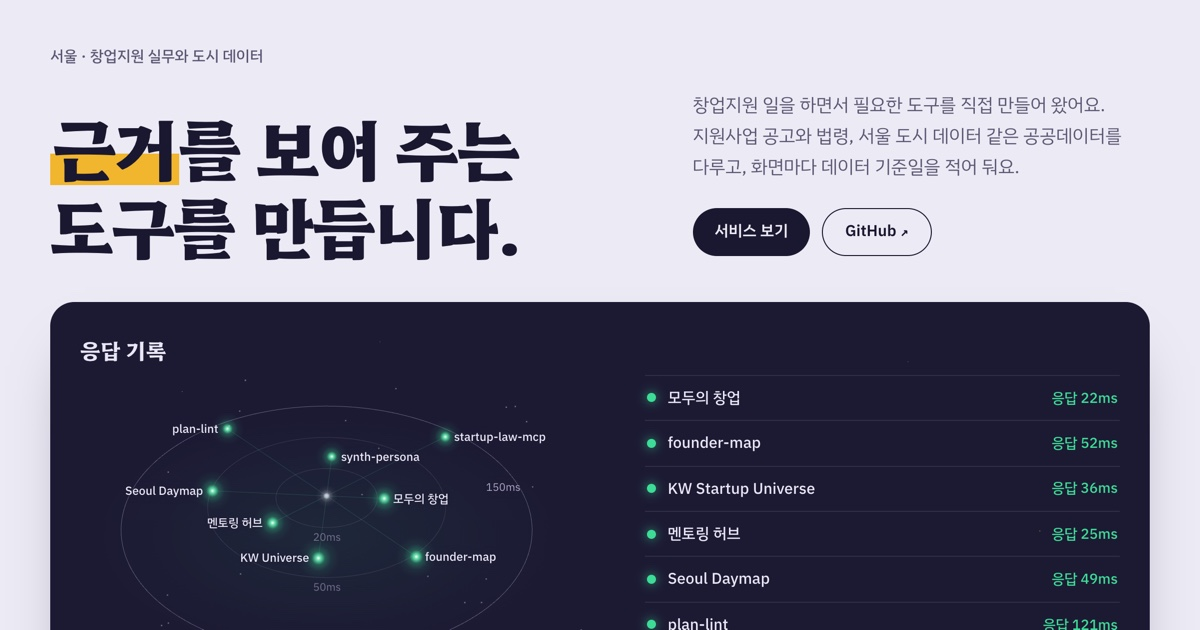
#> input picture assets/og.jpg, 1200 x 630 px
$ python make-shots.py ../assets/og.jpg
#> lines starting #> are read from the running program, lines starting #| are printed output that depends on the picture
#!/usr/bin/env python3
"""화면 사진을 WebP 두 벌로 만든다: 이름.webp(1200px), 이름-600.webp(600px).

카드 사진은 데스크톱에서 약 600px, 태블릿에서 최대 750px 너비로 보인다.
고해상도 화면은 1200px, 일반 화면은 600px을 받도록 index.html의 srcset·sizes로 고른다.
JPEG 대신 WebP(품질 85)로 바꾸면 같은 화질에서 크기가 약 60% 준다.

필요: pip install pillow
실행: python3 scripts/make-shots.py 사진.jpg [사진2.png ...]
      (결과는 assets/shots/에 저장. 원본은 그대로 둔다)
"""
from __future__ import annotations

import sys
from pathlib import Path

from PIL import Image

OUT = Path(__file__).resolve().parent.parent / "assets" / "shots"
QUALITY = {1200: 85, 600: 82}


def convert(src: Path) -> None:
    image = Image.open(src).convert("RGB")
#> image is the input picture: PIL image 1200x630 RGB; mean R, G, B 129.3, 128.1, 144.8
    for width, quality in QUALITY.items():
        if image.width < width:
            print(f"{src.name}: 너비가 {image.width}px라 {width}px판은 원본 크기로 만들어요")
        resized = image if image.width <= width else image.resize(
            (width, round(image.height * width / image.width)), Image.LANCZOS)
        name = f"{src.stem}.webp" if width == 1200 else f"{src.stem}-{width}.webp"
        dest = OUT / name
        resized.save(dest, "WEBP", quality=quality, method=6)
        print(f"{dest.name}: {resized.width}×{resized.height} · {dest.stat().st_size / 1024:.0f}KB")
#> this loop made 2 passes
#> pass 2, in convert, `resized = image if image.width <= width else image.resize( (width, rou..`:
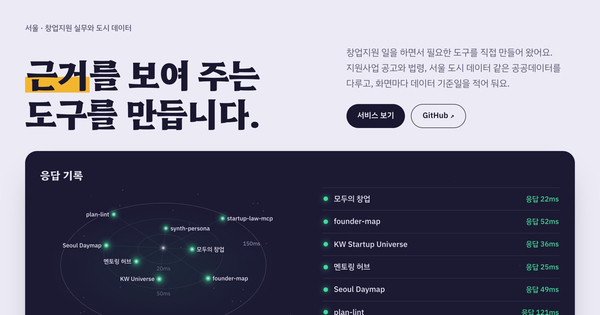
#> resized: PIL image 600x315 RGB; mean R, G, B 129.3, 128.1, 144.7


def main(args: list[str]) -> int:
    if not args:
        print(__doc__)
        return 1
    OUT.mkdir(parents=True, exist_ok=True)
    for arg in args:
        convert(Path(arg))
    return 0


if __name__ == "__main__":
    sys.exit(main(sys.argv[1:]))
#> (the program exits here)
